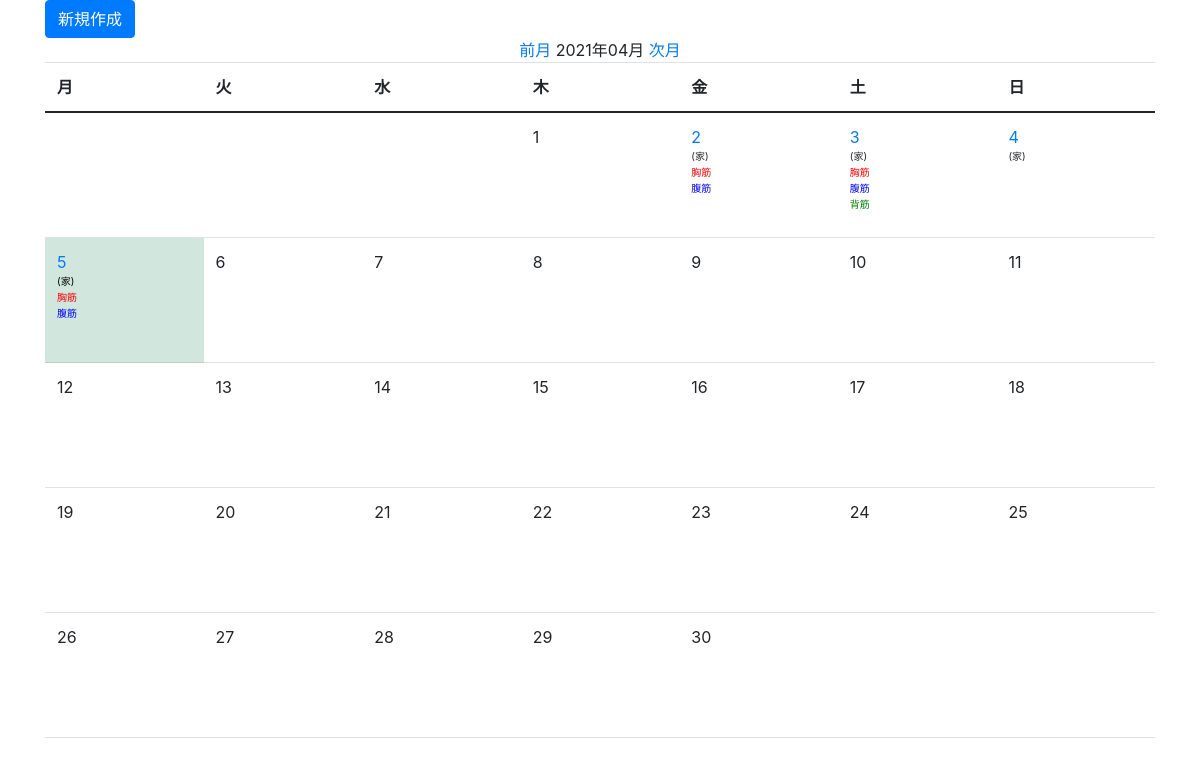
The page / on the database its author committed.
### mustlecalendarapp/models.py (models this page shows, shortened)
class Record(models.Model):
    date = models.DateField('日付', unique=True)
    place = models.CharField(verbose_name='場所', max_length=100, choices=PLACE, default='house')
    category_pectoral = models.BooleanField(verbose_name='胸筋', default=False)
    category_abs = models.BooleanField(verbose_name='腹筋', default=False)
    category_spine = models.BooleanField(verbose_name='背筋', default=False)
    category_run = models.BooleanField(verbose_name='ラン', default=False)

### mustlecalendarapp/views.py (the view)
# urls.py: path('', MonthWithScheduleCalendar.as_view(), name='month_with_schedule'),
class MonthWithScheduleCalendar(MonthWithScheduleMixin, TemplateView):
    template_name = 'month.html'
    model = Record
    def get_context_data(self, **kwargs):
        context = super().get_context_data(**kwargs)
        calendar_context = self.get_month_calendar()
        context.update(calendar_context)
        return context

### mustlecalendarapp/mixins.py (called while the page is built)
    def get_previous_month(self, date):
        if date.month == 1:
            return date.replace(year=date.year-1, month=12, day=1)
        else:
            return date.replace(month=date.month-1, day=1)

    def get_next_month(self, date):
        if date.month == 12:
            return date.replace(year=date.year+1, month=1, day=1)
        else:
            return date.replace(month=date.month+1, day=1)

    def get_current_month(self):
        month = self.kwargs.get('month')
        year = self.kwargs.get('year')
        if month and year:
            month = datetime.date(year=int(year), month=int(month), day=1)
        else:
            month = datetime.date.today().replace(day=1)
        return month

    def get_month_days(self, date):
        return self._calendar.monthdatescalendar(date.year, date.month)

    def get_month_calendar(self):
        current_month = self.get_current_month()
        calendar_data = {
            'now': datetime.date.today(),
            'month_days': self.get_month_days(current_month),
            'month_current': current_month,
            'month_previous': self.get_previous_month(current_month),
            'month_next': self.get_next_month(current_month),
            'week_names': ['月', '火', '水', '木', '金', '土', '日'],
        }
        return calendar_data

    def get_month_schedules(self, start, end, days):
        query = {
            'date__range': (start, end)
        }
        result = self.model.objects.filter(**query)
        day_schedule = {day: [] for week in days for day in week}
        for schedule in result:
            schedule_date = getattr(schedule, 'date')
            day_schedule[schedule_date] = schedule
        size = len(day_schedule)
        schedule = [{key: day_schedule[key] for key in itertools.islice(day_schedule, i, i+7)} for i in range(0, size, 7)]
        return schedule

    def get_month_calendar(self):
        calendar_context = super().get_month_calendar()
        month_days = calendar_context['month_days']
        month_first = month_days[0][0]
        month_last = month_days[-1][-1]
        calendar_context['month_day_schedules'] = self.get_month_schedules(
            month_first,
            month_last,
            month_days
        )
        return calendar_context

### templates/month.html (shortened to what this page needs)
{% extends 'base.html' %}
{% block content %}
<a href="{% url 'app:create' %}" class="btn btn-primary">新規作成</a>
<div align="center">
  <a href="{% url 'app:month_with_schedule' month_previous.year month_previous.month %}">
    前月
  </a>
  {{ month_current | date:"Y年m月" }}
  <a href="{% url 'app:month_with_schedule' month_next.year month_next.month %}">
    次月
  </a>
</div>
<table class="table">
  <thead>
    <tr>
      {% for w in week_names %}
      <th>{{ w }}</th>
      {% endfor %}
    </tr>
  </thead>
  <tbody>
    {% for day_schedule in month_day_schedules %}
    <tr>
      {% for day, schedule in day_schedule.items %}
      {% if now == day %}
      <td class="table-success">
        {% else %}
      <td>
        {% endif %}
        <div>
          {% if month_current.month == day.month %}
          {% if schedule %}
          <a href="{% url 'app:detail' schedule.id %}">
            {{ day.day }}
          </a>
          <li>({{ schedule.get_place_display }})</li>
          {% if schedule.category_pectoral %}
          <li style="color:red">胸筋</li>
          {% endif %}
          {% if schedule.category_abs %}
          <li style="color:blue">腹筋</li>
          {% endif %}
          {% if schedule.category_spine %}
          <li style="color:green">背筋</li>
          {% endif %}
          {% else %}
          {{ day.day }}
          {% endif %}
          {% endif %}
        </div>
      </td>
      {% endfor %}
    </tr>
    {% endfor %}
  </tbody>
</table>
{% endblock %}

### templates/base.html (shortened to what this page needs)
<!DOCTYPE html>
<html lang="en">
<head>
  <link href="https://cdn.jsdelivr.net/npm/bootstrap@5.0.0-beta3/dist/css/bootstrap.min.css" rel="stylesheet"
 />
</head>
<body>
  {% load bootstrap4 %}
  {% bootstrap_css %}
  <div class="container">{% block content %} {% endblock content %}</div>
</body>
</html>

### templates/month.html (style rules this page uses)
table { table-layout: fixed; }
td>div { height: 100px; }
li { height: 16px; font-size: 10px; list-style-type: none; }

### rows shown on the page
Record: day "1", day "2", place "家", category_pectoral "胸筋", category_abs "腹筋"
Record: day "3", place "家", category_pectoral "胸筋", category_abs "腹筋", category_spine "背筋"
Record: day "4", place "家"
Record: day "5", place "家", category_pectoral "胸筋", category_abs "腹筋", day "6" "7" "8" "9" "10" "11"

### other values the page prints
{{ month_current | date:"Y年m月" }} "2021年04月"
{{ w }} "月" "火" "水" "木" "金" "土" "日"
{{ day.day }} "12" "13" "14" "15" "16" "17" "18" "19" "20" "21" "22" "23" "24" "25" "26" "27" "28" "29" "30"
